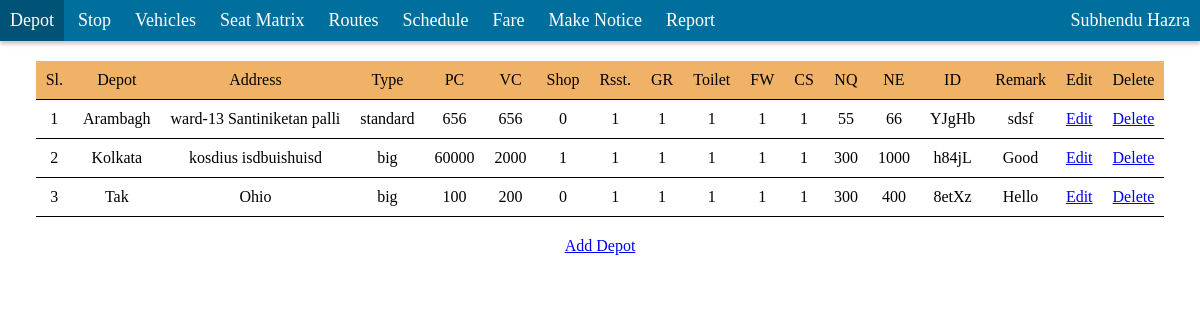
The app's page /admin/panel/depot/index.php (signed in) with its own data.
### tables this page shows
CREATE TABLE `depot` (
  `sl` int(10) UNSIGNED NOT NULL,
  `id` varchar(5) NOT NULL,
  `depot` varchar(100) NOT NULL,
  `address` varchar(300) NOT NULL,
  `type` enum('small','standard','big','') NOT NULL,
  `remark` varchar(500) NOT NULL,
  `passenger_capacity` int(11) NOT NULL,
  `vehicle_capacity` int(11) NOT NULL,
  `shop` tinyint(1) NOT NULL,
  `restaurant` tinyint(1) NOT NULL,
  `guest_room` tinyint(1) NOT NULL,
  `toilet` tinyint(1) NOT NULL,
  `free_wifi` tinyint(1) NOT NULL,
  `carshed` tinyint(1) NOT NULL,
  `no_of_employee` int(11) NOT NULL,
  `no_of_quarter` int(11) NOT NULL
);

### admin/panel/depot/index.php (the view, shortened to what this page needs)
<?php
require_once("../../header.php");
?>
<div id="main_area">
<div id="main_inner">
	<div id="avail_epot">
		<?php
				$query="SELECT * FROM depot";
				if($rows=mysqli_query($db,$query)){
					$i=1;
						echo "<div class='table_row'>";
						echo "<div class='table_row_items sl'>Sl.</div>";
						echo "<div class='table_row_items depot'>Depot</div>";
						echo "<div class='table_row_items address'>Address</div>";
						echo "<div class='table_row_items type'>Type</div>";
						echo "<div class='table_row_items passenger_capacity' title='Passenger Capacity'>PC</div>";
						echo "<div class='table_row_items vehicle_capacity' title='Passenger Capacity'>VC</div>";
						echo "<div class='table_row_items shop'>Shop</div>";
						echo "<div class='table_row_items restaurant' title='Restaurant'>Rsst.</div>";
						echo "<div class='table_row_items guest_room' title='Guest Room'>GR</div>";
						echo "<div class='table_row_items toilet'>Toilet</div>";
						echo "<div class='table_row_items free_wifi' title='Free Wifi'>FW</div>";
						echo "<div class='table_row_items carshed' title='Carshed'>CS</div>";
						echo "<div class='table_row_items no_of_quarter' title='No Of Quarter'>NQ</div>";
						echo "<div class='table_row_items no_of_employee' title='No of Employee'>NE</div>";
						echo "<div class='table_row_items id'>ID</div>";
						echo "<div class='table_row_items remark'>Remark</div>";
						echo "<div class='table_row_items edit'>Edit</div>";
						echo "<div class='table_row_items delete'>Delete</div>";
						echo "</div>";
					while($row=mysqli_fetch_array($rows,MYSQLI_BOTH)){
						echo "<div class='table_row'>";
						echo "<div class='table_row_items sl'>".$i."</div>";
						echo "<div class='table_row_items depot'>".$row['depot']."</div>";
						echo "<div class='table_row_items address'>".$row['address']."</div>";
						echo "<div class='table_row_items type'>".$row['type']."</div>";
						echo "<div class='table_row_items passenger_capacity' title='Passenger Capacity'>".$row['passenger_capacity']."</div>";
						echo "<div class='table_row_items vehicle_capacity' title='Passenger Capacity'>".$row['vehicle_capacity']."</div>";
						echo "<div class='table_row_items shop'>".$row['shop']."</div>";
						echo "<div class='table_row_items restaurant' title='Restaurant'>".$row['restaurant']."</div>";
						echo "<div class='table_row_items guest_room' title='Guest Room'>".$row['guest_room']."</div>";
						echo "<div class='table_row_items toilet'>".$row['toilet']."</div>";
						echo "<div class='table_row_items free_wifi' title='Free Wifi'>".$row['free_wifi']."</div>";
						echo "<div class='table_row_items carshed' title='Carshed'>".$row['carshed']."</div>";
						echo "<div class='table_row_items no_of_quarter' title='No Of Quarter'>".$row['no_of_quarter']."</div>";
						echo "<div class='table_row_items title='No of Employee'>".$row['no_of_employee']."</div>";
						echo "<div class='table_row_items id'>".$row['id']."</div>";
						echo "<div class='table_row_items remark'>".$row['remark']."</div>";
						echo "<div class='table_row_items edit'><a href='edit.php?id=".$row['id']."'>Edit</a></div>";
						echo "<div class='table_row_items delete'><a href='delete.php?id=".$row['id']."'>Delete</a></div>";
						echo "</div>";
						$i++;
					}
				}
			?>
	</div>
	<div id="depot_action">
		<a href="add.php">Add Depot</a>
	</div>
</div>
</div>

### admin/header.php (style rules this page uses)
body { padding:0px; margin:0px; font-family:ubuntu,tahoma; }

### admin/panel/depot/index.php (style rules this page uses)
#main_area { margin:20px auto; max-width:100%; }
#main_inner { text-align: -webkit-center; text-align: -moz-center; text-align: -ms-center; text-align: -o-center; }
#main_area .table_row { display:table-row; }
#main_area .table_row:first-child { background:#f0b267; }
#main_area .table_row .table_row_items { display:table-cell; border-bottom:1px solid black; padding:10px; }
#main_area #depot_action { margin:20px auto; max-width:90%; }

### records on screen
depot: depot "Arambagh", address "ward-13 Santiniketan palli", type "standard", passenger_capacity "656", vehicle_capacity "656", shop "0", restaurant "1", guest_room "1", toilet "1", free_wifi "1", carshed "1", no_of_quarter "55", no_of_employee "66", id "YJgHb", remark "sdsf"
depot: depot "Kolkata", address "kosdius isdbuishuisd", type "big", passenger_capacity "60000", vehicle_capacity "2000", shop "1", restaurant "1", guest_room "1", toilet "1", free_wifi "1", carshed "1", no_of_quarter "300", no_of_employee "1000", id "h84jL", remark "Good"
depot: depot "Tak", address "Ohio", type "big", passenger_capacity "100", vehicle_capacity "200", shop "0", restaurant "1", guest_room "1", toilet "1", free_wifi "1", carshed "1", no_of_quarter "300", no_of_employee "400", id "8etXz", remark "Hello"

### other values on screen
$_SESSION['login_name'] "Subhendu Hazra"
